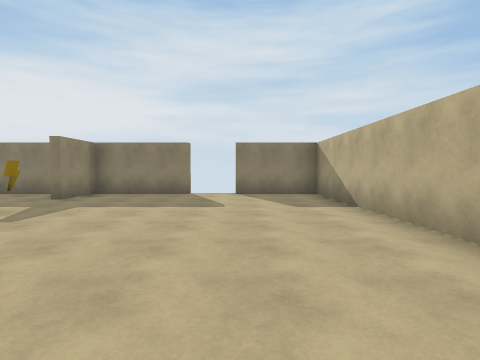
[1] (above)

19 first-person views from a walk through a Unity game level. The camera is 1.4 m above the floor, tilts 2° down and sees 80° across. The floor is counted in squares, 2 m on a side. Each view is taken from the middle of a square. On the plan, view 1 faces up. The plan holds only what a view shows up to about 10 squares ahead; the rest is blank. The player is left out.

[2]
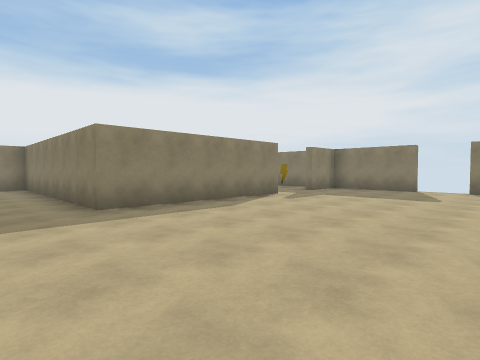

[3]
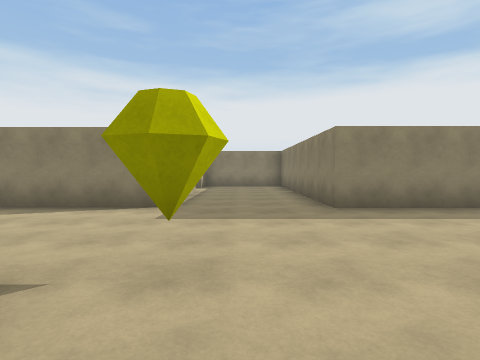

[4]
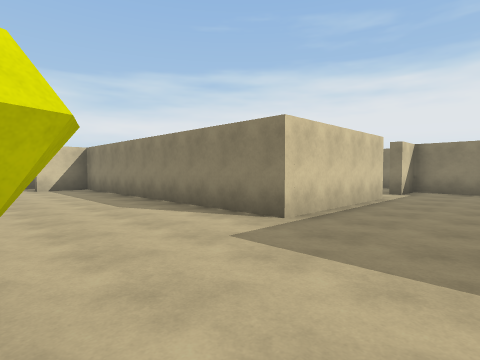

[5]
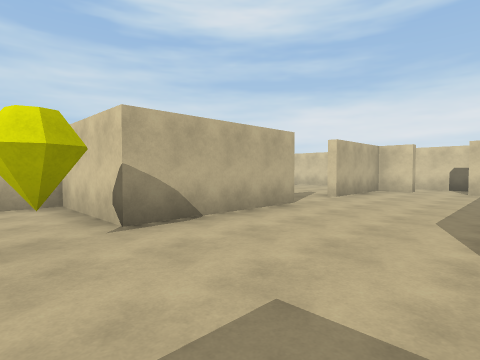

[6]
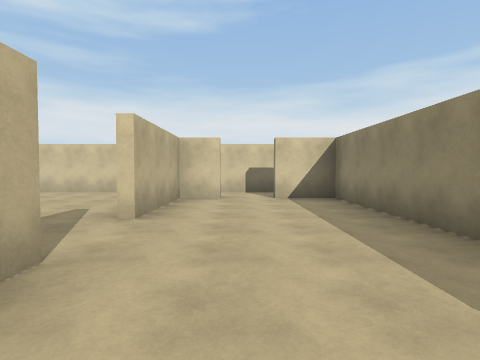

[7]
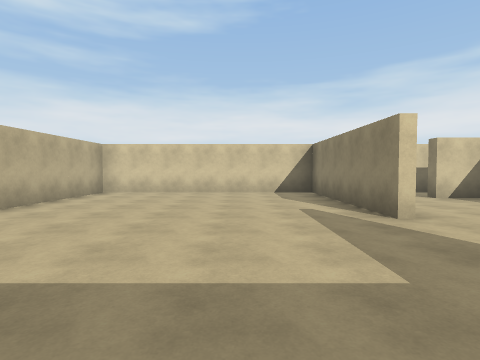

[8]
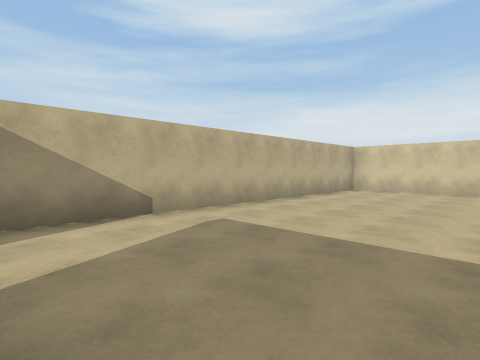

[9]
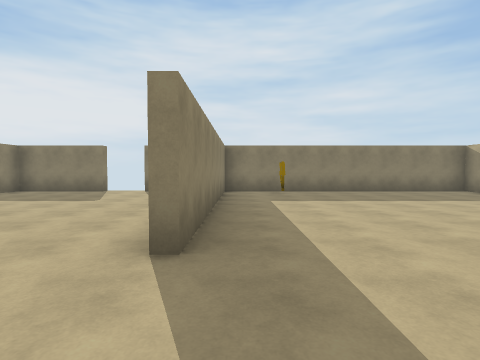

[10]
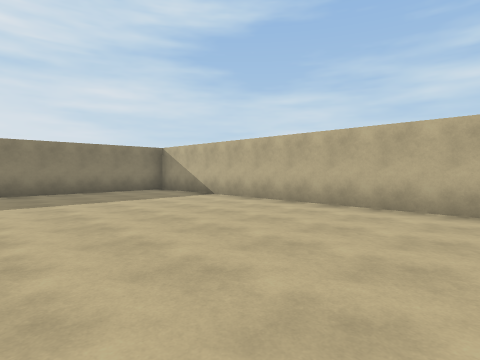

[11]
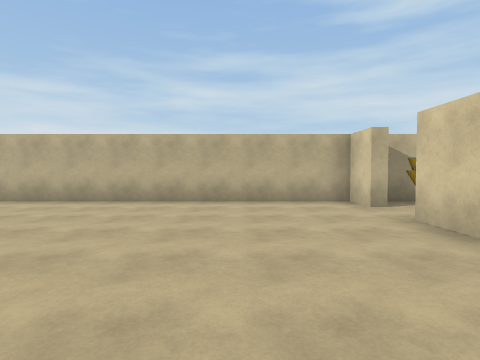

[12]
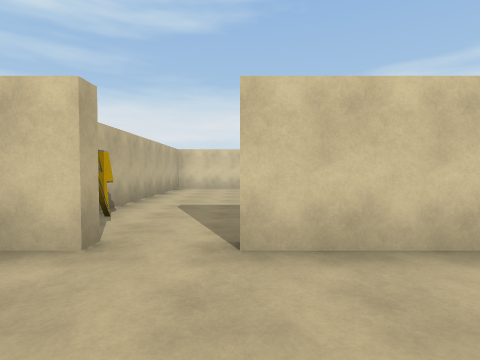

[13]
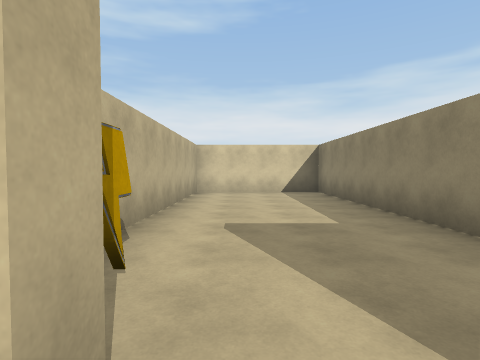

[14]
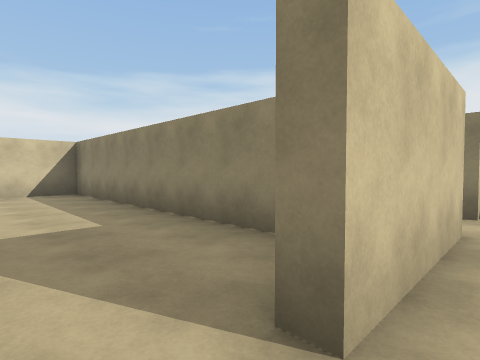

[15]
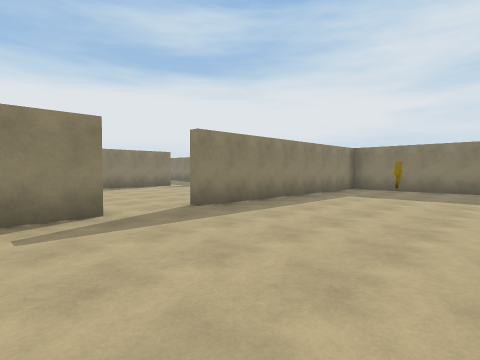

[16]
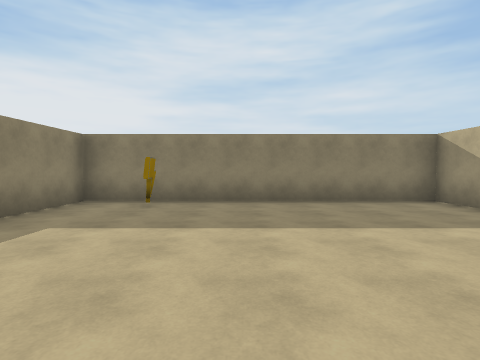

[17]
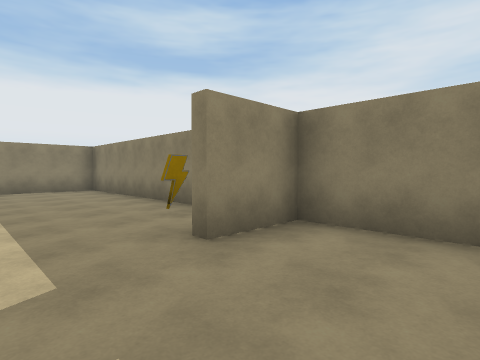

[18]
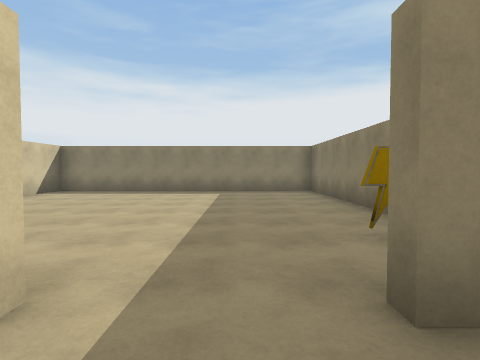

[19]
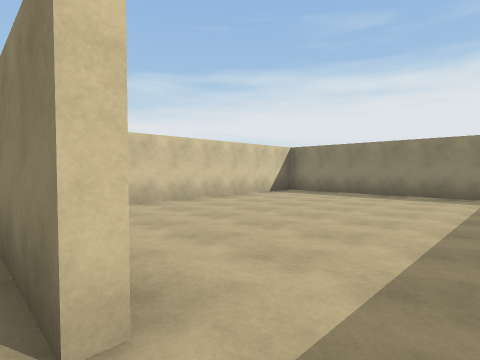

### Floor plan
Points are (right, up) in squares from view 1. A wall is a line through its corners. A room is listed if a view was taken in it or the views show most of it. See-through windows are left out.
Room 1 (views 1, 2, 3, 4, 5, 6, 17, 18, 19)
walls: (2.3, 2.6) (2.3, 8.4) (-0.1, 8.4); (-4.2, 4.9) (-4.2, -0.3) (-11.1, -0.3) (-11.1, -3.5) (-9.9, -3.5); (-0.5, -7.2) (-0.5, -3.5) (2.3, -3.5); (-8.4, -3.5) (-4.2, -3.5) (-4.2, -12.1); (-1.5, 8.4) (-4.2, 8.4) (-4.2, 6.8); (-1.6, -12.1) (-0.5, -12.1) (-0.5, -9); (-4.5, -12.1) (-2.9, -12.1) (-2.9, -12.5)
ways out: opening at (0, -8.5) to room 2; opening at (2, 0.5) to room 3; opening at (-4, 5.5) to room 5; opening at (-2, -12) to room 6; opening at (-9, -3); gap at (0, 9)
objects: other object (-1, -3) to (-1, -2)
Room 2 (views 7, 8)
walls: (-0.3, -9) (-0.3, -13.9) (6.2, -13.9) (6.2, -4.2)
ways out: opening at (0, -8.5) to room 1; opening at (4.5, -3) to room 3
Room 3 (views 9, 10, 11, 12, 15, 16)
walls: (2.5, -0.4) (2.5, -1.6); (5.2, -3.5) (8, -3.5); (10.4, -2.5) (10.4, 8.4) (2.5, 8.4) (2.5, 1.2); (9.4, -3.5) (10.4, -3.5)
ways out: opening at (2, 0.5) to room 1; opening at (4.5, -3) to room 2; opening at (9, -3) to room 4
objects: other object (4, 8)
Room 4 (views 13, 14)
walls: (9.4, -3.9) (9.4, -3.5); (6.5, -4.9) (6.5, -12.1) (10.4, -12.1) (10.4, -4.2); (8, -3.5) (8, -3.9); (10.4, -3.5) (10.4, -2.5)
ways out: opening at (9, -3) to room 3
objects: other object (10, -5)
Room 5 (no view inside)
walls: (-6.4, 8.4) (-12.5, 8.4) (-12.5, 0.1) (-6.5, 0.1)
ways out: opening at (-4, 5.5) to room 1
objects: other object (-6, 8)
Room 6 (no view inside)
walls: (-3.9, -13.9) (-1.4, -13.9)
ways out: opening at (-2, -12) to room 1

Where each view was taken, in squares from view 1:
view 1: 0 up, 0 right, facing up
view 2: 2 down, 1 right, facing up-left
view 3: 2 down, 1 right, facing left
view 4: 1 down, 1 left, facing down-left
view 5: 2 down, 4 left, facing down-right
view 6: 5 down, 2 left, facing down
view 7: 5 down, 2 right, facing down
view 8: 4 down, 2 right, facing down-right
view 9: 1 down, 3 right, facing up
view 10: 1 down, 5 right, facing up-right
view 11: 1 down, 4 right, facing right
view 12: 1 down, 8 right, facing down
view 13: 3 down, 9 right, facing down
view 14: 3 down, 9 right, facing down-left
view 15: 2 down, 7 right, facing up-left
view 16: 2 up, 6 right, facing up
view 17: 5 up, 2 left, facing up-left
view 18: 6 up, 3 left, facing left
view 19: 6 up, 4 left, facing down-left
